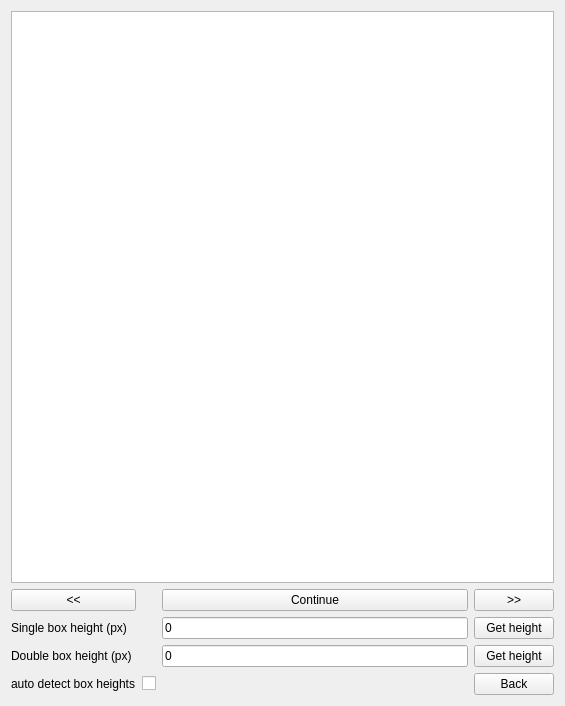
<?xml version="1.0" encoding="UTF-8"?>
<ui version="4.0">
 <class>HeightSelect</class>
 <widget class="QWidget" name="HeightSelect">
  <property name="geometry">
   <rect>
    <x>0</x>
    <y>0</y>
    <width>565</width>
    <height>706</height>
   </rect>
  </property>
  <property name="windowTitle">
   <string>HeightSelect</string>
  </property>
  <layout class="QGridLayout" name="gridLayout">
   <item row="0" column="0" colspan="4">
    <widget class="QGraphicsView" name="framePreview"/>
   </item>
   <item row="3" column="3">
    <widget class="QPushButton" name="singleGetHeight">
     <property name="text">
      <string>Get height</string>
     </property>
    </widget>
   </item>
   <item row="5" column="1">
    <widget class="QCheckBox" name="autoCheckBox">
     <property name="text">
      <string/>
     </property>
    </widget>
   </item>
   <item row="5" column="3">
    <widget class="QPushButton" name="backButton">
     <property name="text">
      <string>Back</string>
     </property>
    </widget>
   </item>
   <item row="4" column="3">
    <widget class="QPushButton" name="doubleGetHeight">
     <property name="text">
      <string>Get height</string>
     </property>
    </widget>
   </item>
   <item row="2" column="0">
    <widget class="QPushButton" name="frameBack">
     <property name="text">
      <string>&lt;&lt;</string>
     </property>
    </widget>
   </item>
   <item row="4" column="0">
    <widget class="QLabel" name="doubleLabel">
     <property name="text">
      <string>Double box height (px)</string>
     </property>
    </widget>
   </item>
   <item row="3" column="0">
    <widget class="QLabel" name="singleLabel">
     <property name="text">
      <string>Single box height (px)</string>
     </property>
    </widget>
   </item>
   <item row="5" column="0">
    <widget class="QLabel" name="autoLabel">
     <property name="text">
      <string>auto detect box heights</string>
     </property>
    </widget>
   </item>
   <item row="2" column="3">
    <widget class="QPushButton" name="frameForward">
     <property name="text">
      <string>&gt;&gt;</string>
     </property>
    </widget>
   </item>
   <item row="2" column="2">
    <widget class="QPushButton" name="continueButton">
     <property name="text">
      <string>Continue</string>
     </property>
    </widget>
   </item>
   <item row="3" column="2">
    <widget class="QLineEdit" name="singleLineEdit">
     <property name="text">
      <string>0</string>
     </property>
    </widget>
   </item>
   <item row="4" column="2">
    <widget class="QLineEdit" name="doubleLineEdit">
     <property name="text">
      <string>0</string>
     </property>
    </widget>
   </item>
   <item row="5" column="2">
    <widget class="QLabel" name="continueWarning">
     <property name="text">
      <string/>
     </property>
    </widget>
   </item>
  </layout>
 </widget>
 <layoutdefault spacing="6" margin="11"/>
 <resources/>
 <connections/>
</ui>
